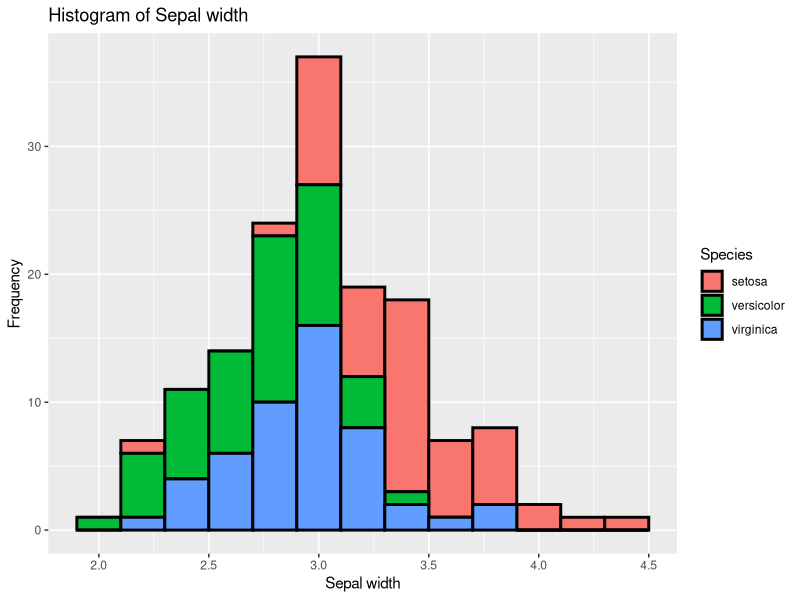
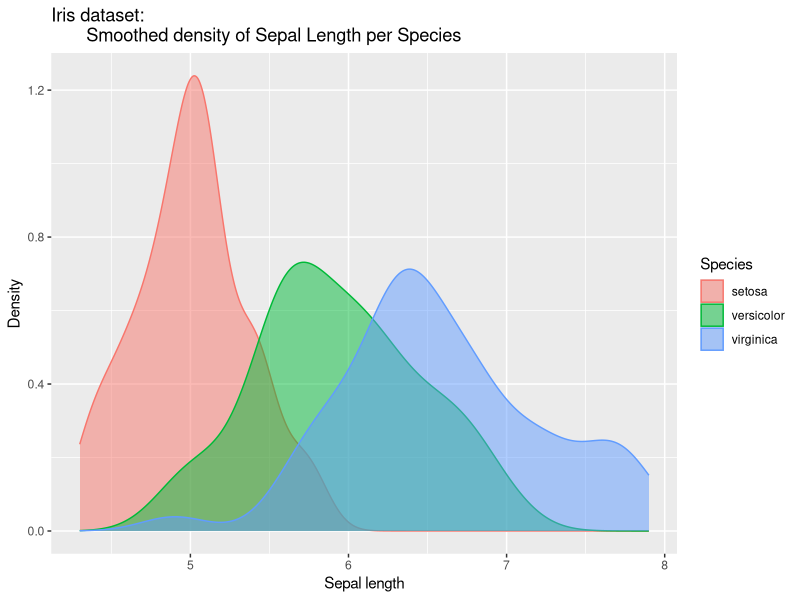
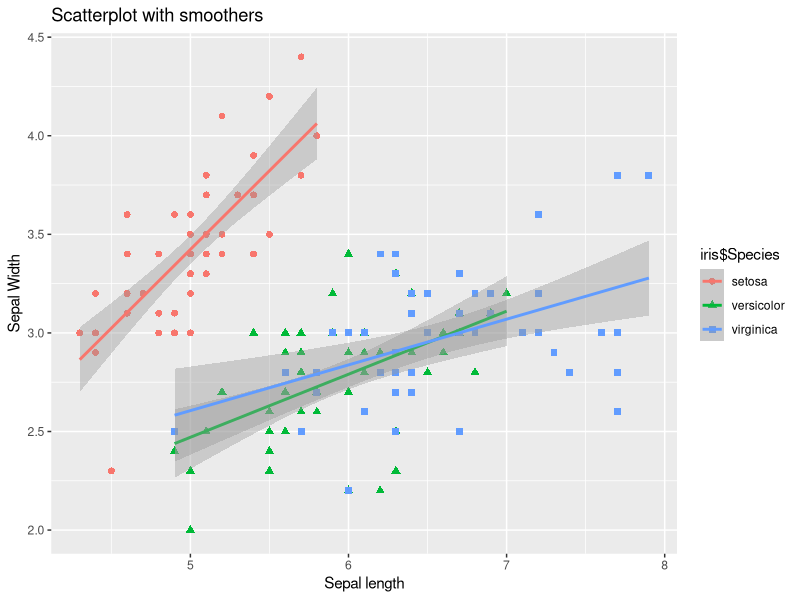
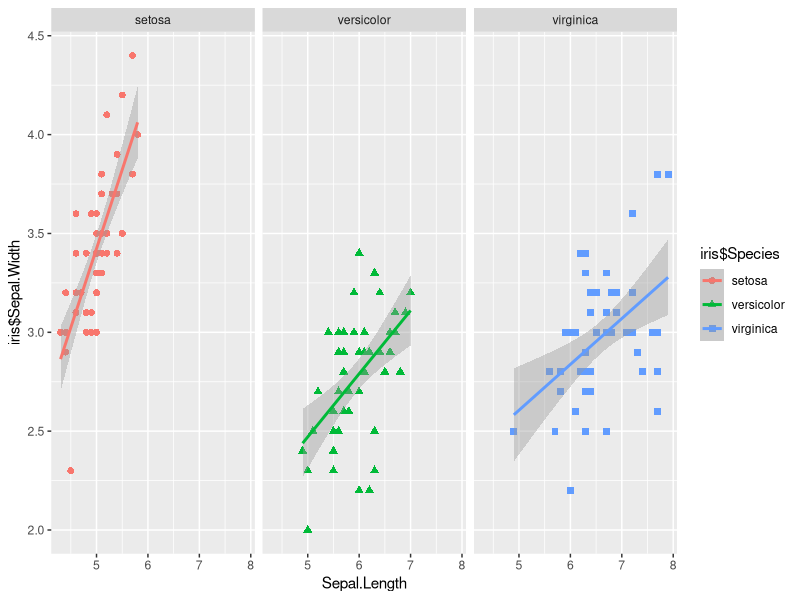
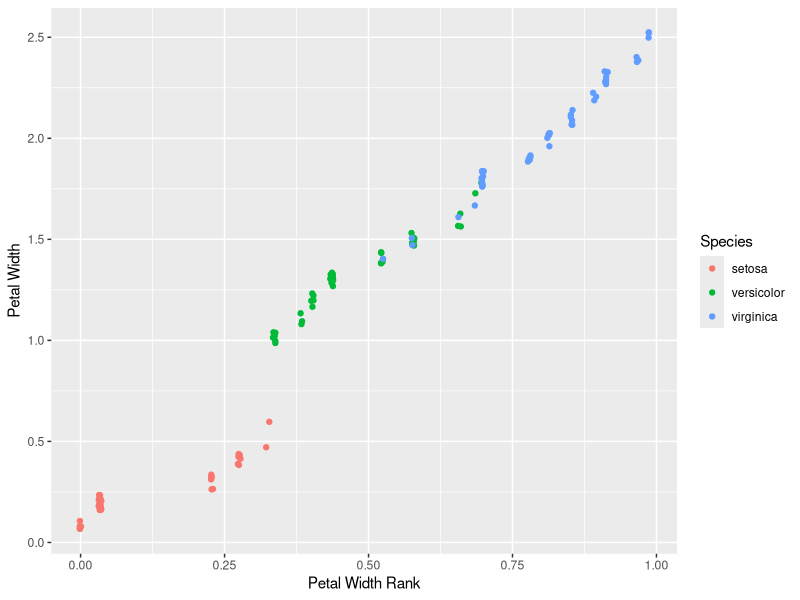

Here is the R script that generated these plots, in order:
## ---- chunk 1
knitr::opts_chunk$set(echo = F,	message = FALSE,warning = FALSE)
library(tidyverse)


## ---- chunk 2
knitr::opts_chunk$set(echo = F,	message = FALSE,warning = FALSE)

ggplot(data = iris, aes(x = Sepal.Width, fill = Species)) + 
  geom_histogram(binwidth = 0.2, col = "black", size = 1) + 
  labs(x = "Sepal width", y = "Frequency", title = "Histogram of Sepal width")
## ---- chunk 3
knitr::opts_chunk$set(echo = F,	message = FALSE,warning = FALSE)

ggplot(data = iris, aes(x = Sepal.Length, fill = Species, col = Species)) + 
  geom_density(alpha = 0.5, size = 0.5) + 
  labs(x = "Sepal length", y = "Density", title = "Iris dataset: 
       Smoothed density of Sepal Length per Species")
## ---- chunk 4
knitr::opts_chunk$set(echo = F,	message = FALSE,warning = FALSE)

ggplot(data = iris, aes(x = Sepal.Length, y = iris$Sepal.Width)) + 
  geom_point(aes(x = iris$Sepal.Length, y = iris$Sepal.Width, fill = iris$Species, 
                 col = iris$Species, shape = iris$Species), 
             size = 2) + 
  geom_smooth(method = lm, aes(x = iris$Sepal.Length, 
                               y = iris$Sepal.Width, col = iris$Species)) +
  labs(x = "Sepal length", y = "Sepal Width", title = "Scatterplot with smoothers")

## ---- chunk 5
knitr::opts_chunk$set(echo = F,	message = FALSE,warning = FALSE)

ggplot(data = iris, aes(x = Sepal.Length, y = iris$Sepal.Width)) + 
  geom_point(aes(x = iris$Sepal.Length, y = iris$Sepal.Width, fill = iris$Species, 
                 col = iris$Species, shape = iris$Species), 
             size = 2) + 
  geom_smooth(method = lm, aes(x = iris$Sepal.Length, 
                               y = iris$Sepal.Width, col = iris$Species)) +
  facet_grid(. ~ iris$Species)
## ---- chunk 6
knitr::opts_chunk$set(echo = F,	message = FALSE,warning = FALSE)

iris %>% filter(Species == 'virginica') %>% summary()
iris %>% select(starts_with("Petal")) %>% summary()
## ---- chunk 7
knitr::opts_chunk$set(echo = F,	message = FALSE,warning = FALSE)

iris_mutated <- iris %>% mutate(Petal.Width.Rank = percent_rank(Petal.Width))

ggplot(data = iris_mutated, aes(x = Petal.Width.Rank, y = Petal.Width)) + 
  geom_jitter(aes(x = iris_mutated$Petal.Width.Rank, y = iris_mutated$Petal.Width, 
                  col = iris_mutated$Species)) + 
  labs(x = "Petal Width Rank", y = "Petal Width", col = "Species")
